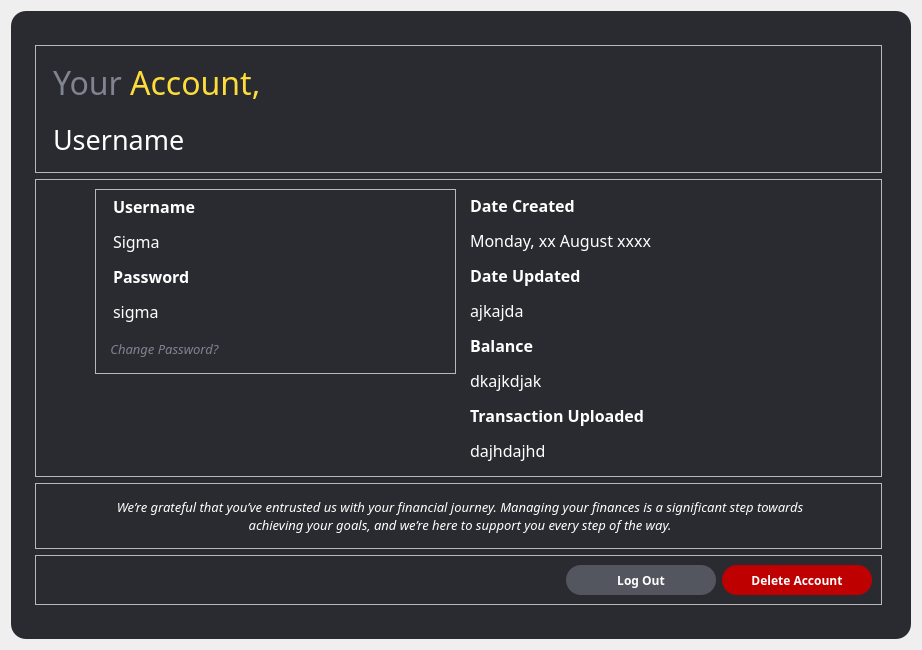
         <widget class="QWidget" name="profile">
          <layout class="QVBoxLayout" name="verticalLayout_11">
           <item alignment="Qt::AlignHCenter">
            <widget class="QFrame" name="profileFrame">
             <property name="minimumSize">
              <size>
               <width>900</width>
               <height>0</height>
              </size>
             </property>
             <property name="maximumSize">
              <size>
               <width>900</width>
               <height>800</height>
              </size>
             </property>
             <property name="styleSheet">
              <string notr="true">#profileFrame{
padding-left: 15px;      
   	padding-right: 20px;       
    padding-top: 25px;          
    padding-bottom: 25px;
background-color: rgb(42, 43, 48);
	border-radius: 15px;   
}
QLabel{
	background-color:none;
	padding:5px;
font-family:Poppins;
}
QFrame{
background-color:none;
}
#PF_changePassword {
    background-color: rgb(42, 43, 48);  /* Warna dasar tombol */
    color: #808390;  /* Warna teks abu-abu */
    border-radius: 5px;  /* Sudut melengkung */
    height: 30px;  /* Tinggi tombol */
    padding-left: 5px;  /* Padding di sebelah kiri */
}
#PF_logOut{
	color:rgb(255, 255, 255);
	background-color: rgb(84, 86, 95);
	border-radius:15px;
	height:30px;
}
#PF_deleteAccount{
background-color: rgb(190, 0, 0);
color:rgb(255, 255, 255);
	border-radius:15px;
	height:30px;
}
#PF_logOut:hover {
    background-color: #5a6268;  /* Darker gray on hover */
    color: white;  /* Keep text white */
}
#PF_deleteAccount:hover {
    background-color: #c82333;  /* Darker red on hover */
    color: white;  /* Keep text white */
}


</string>
             </property>
             <property name="frameShape">
              <enum>QFrame::StyledPanel</enum>
             </property>
             <property name="frameShadow">
              <enum>QFrame::Raised</enum>
             </property>
             <layout class="QVBoxLayout" name="verticalLayout_12">
              <item>
               <widget class="QFrame" name="PF_title">
                <property name="frameShape">
                 <enum>QFrame::StyledPanel</enum>
                </property>
                <property name="frameShadow">
                 <enum>QFrame::Raised</enum>
                </property>
                <layout class="QVBoxLayout" name="verticalLayout_14">
                 <item>
                  <widget class="QLabel" name="label_12">
                   <property name="font">
                    <font>
                     <family>Poppins</family>
                    </font>
                   </property>
                   <property name="text">
                    <string>&lt;html&gt;&lt;head/&gt;&lt;body&gt;&lt;p&gt;&lt;span style=&quot; font-size:24pt; color:#808390;&quot;&gt;Your &lt;/span&gt;&lt;span style=&quot; font-size:24pt; color:#fedd3b;&quot;&gt;Account,&lt;/span&gt;&lt;/p&gt;&lt;/body&gt;&lt;/html&gt;</string>
                   </property>
                  </widget>
                 </item>
                 <item>
                  <widget class="QLabel" name="PF_infoBanner">
                   <property name="sizePolicy">
                    <sizepolicy hsizetype="Maximum" vsizetype="Maximum">
                     <horstretch>0</horstretch>
                     <verstretch>0</verstretch>
                    </sizepolicy>
                   </property>
                   <property name="font">
                    <font>
                     <family>Poppins</family>
                    </font>
                   </property>
                   <property name="styleSheet">
                    <string notr="true">color: rgb(255, 255, 255);</string>
                   </property>
                   <property name="text">
                    <string>&lt;html&gt;&lt;head/&gt;&lt;body&gt;&lt;p&gt;&lt;span style=&quot; font-size:20pt;&quot;&gt;Username&lt;/span&gt;&lt;/p&gt;&lt;/body&gt;&lt;/html&gt;</string>
                   </property>
                  </widget>
                 </item>
                </layout>
               </widget>
              </item>
              <item>
               <widget class="QFrame" name="frame_9">
                <property name="frameShape">
                 <enum>QFrame::StyledPanel</enum>
                </property>
                <property name="frameShadow">
                 <enum>QFrame::Raised</enum>
                </property>
                <layout class="QHBoxLayout" name="horizontalLayout_9">
                 <item>
                  <spacer name="horizontalSpacer_7">
                   <property name="orientation">
                    <enum>Qt::Horizontal</enum>
                   </property>
                   <property name="sizeType">
                    <enum>QSizePolicy::Fixed</enum>
                   </property>
                   <property name="sizeHint" stdset="0">
                    <size>
                     <width>50</width>
                     <height>20</height>
                    </size>
                   </property>
                  </spacer>
                 </item>
                 <item alignment="Qt::AlignTop">
                  <widget class="QFrame" name="frame_12">
                   <property name="styleSheet">
                    <string notr="true"/>
                   </property>
                   <property name="frameShape">
                    <enum>QFrame::StyledPanel</enum>
                   </property>
                   <property name="frameShadow">
                    <enum>QFrame::Raised</enum>
                   </property>
                   <layout class="QVBoxLayout" name="verticalLayout_15">
                    <property name="topMargin">
                     <number>0</number>
                    </property>
                    <item alignment="Qt::AlignTop">
                     <widget class="QLabel" name="PF_usernamePassword">
                      <property name="text">
                       <string>&lt;html&gt;&lt;head/&gt;&lt;body&gt;&lt;p&gt;&lt;span style=&quot; font-size:12pt; font-weight:600; color:#ffffff;&quot;&gt;Username&lt;/span&gt;&lt;/p&gt;&lt;p&gt;&lt;span style=&quot; font-size:12pt; color:#ffffff;&quot;&gt;Sigma&lt;/span&gt;&lt;/p&gt;&lt;p&gt;&lt;span style=&quot; font-size:12pt; font-weight:600; color:#ffffff;&quot;&gt;Password&lt;/span&gt;&lt;/p&gt;&lt;p&gt;&lt;span style=&quot; font-size:12pt; color:#ffffff;&quot;&gt;sigma&lt;/span&gt;&lt;/p&gt;&lt;/body&gt;&lt;/html&gt;</string>
                      </property>
                      <property name="scaledContents">
                       <bool>false</bool>
                      </property>
                      <property name="wordWrap">
                       <bool>true</bool>
                      </property>
                     </widget>
                    </item>
                    <item alignment="Qt::AlignLeft">
                     <widget class="QPushButton" name="PF_changePassword">
                      <property name="sizePolicy">
                       <sizepolicy hsizetype="Minimum" vsizetype="Fixed">
                        <horstretch>0</horstretch>
                        <verstretch>0</verstretch>
                       </sizepolicy>
                      </property>
                      <property name="minimumSize">
                       <size>
                        <width>60</width>
                        <height>30</height>
                       </size>
                      </property>
                      <property name="maximumSize">
                       <size>
                        <width>300</width>
                        <height>16777215</height>
                       </size>
                      </property>
                      <property name="font">
                       <font>
                        <family>Poppins</family>
                        <pointsize>10</pointsize>
                        <italic>true</italic>
                       </font>
                      </property>
                      <property name="cursor">
                       <cursorShape>PointingHandCursor</cursorShape>
                      </property>
                      <property name="styleSheet">
                       <string notr="true"/>
                      </property>
                      <property name="text">
                       <string>Change Password?   </string>
                      </property>
                     </widget>
                    </item>
                   </layout>
                  </widget>
                 </item>
                 <item>
                  <widget class="QLabel" name="PF_information">
                   <property name="styleSheet">
                    <string notr="true">color: rgb(255, 255, 255);</string>
                   </property>
                   <property name="text">
                    <string>&lt;html&gt;&lt;head/&gt;&lt;body&gt;&lt;p&gt;&lt;span style=&quot; font-size:12pt; font-weight:600;&quot;&gt;Date Created&lt;/span&gt;&lt;/p&gt;&lt;p&gt;&lt;span style=&quot; font-size:12pt;&quot;&gt;Monday, xx August xxxx&lt;/span&gt;&lt;/p&gt;&lt;p&gt;&lt;span style=&quot; font-size:12pt; font-weight:600;&quot;&gt;Date Updated&lt;/span&gt;&lt;/p&gt;&lt;p&gt;&lt;span style=&quot; font-size:12pt;&quot;&gt;ajkajda&lt;/span&gt;&lt;/p&gt;&lt;p&gt;&lt;span style=&quot; font-size:12pt; font-weight:600;&quot;&gt;Balance&lt;/span&gt;&lt;/p&gt;&lt;p&gt;&lt;span style=&quot; font-size:12pt;&quot;&gt;dkajkdjak&lt;/span&gt;&lt;/p&gt;&lt;p&gt;&lt;span style=&quot; font-size:12pt; font-weight:600;&quot;&gt;Transaction Uploaded&lt;/span&gt;&lt;/p&gt;&lt;p&gt;&lt;span style=&quot; font-size:12pt;&quot;&gt;dajhdajhd&lt;/span&gt;&lt;/p&gt;&lt;/body&gt;&lt;/html&gt;</string>
                   </property>
                  </widget>
                 </item>
                 <item>
                  <spacer name="horizontalSpacer_11">
                   <property name="orientation">
                    <enum>Qt::Horizontal</enum>
                   </property>
                   <property name="sizeType">
                    <enum>QSizePolicy::Fixed</enum>
                   </property>
                   <property name="sizeHint" stdset="0">
                    <size>
                     <width>50</width>
                     <height>20</height>
                    </size>
                   </property>
                  </spacer>
                 </item>
                </layout>
               </widget>
              </item>
              <item>
               <widget class="QFrame" name="frame_14">
                <property name="sizePolicy">
                 <sizepolicy hsizetype="Preferred" vsizetype="Preferred">
                  <horstretch>0</horstretch>
                  <verstretch>0</verstretch>
                 </sizepolicy>
                </property>
                <property name="frameShape">
                 <enum>QFrame::StyledPanel</enum>
                </property>
                <property name="frameShadow">
                 <enum>QFrame::Raised</enum>
                </property>
                <layout class="QHBoxLayout" name="horizontalLayout_11">
                 <item>
                  <spacer name="horizontalSpacer_12">
                   <property name="orientation">
                    <enum>Qt::Horizontal</enum>
                   </property>
                   <property name="sizeType">
                    <enum>QSizePolicy::Fixed</enum>
                   </property>
                   <property name="sizeHint" stdset="0">
                    <size>
                     <width>50</width>
                     <height>20</height>
                    </size>
                   </property>
                  </spacer>
                 </item>
                 <item>
                  <widget class="QLabel" name="PF_thxMessage">
                   <property name="font">
                    <font>
                     <family>Poppins</family>
                     <pointsize>10</pointsize>
                    </font>
                   </property>
                   <property name="styleSheet">
                    <string notr="true">color: rgb(255, 255, 255);
</string>
                   </property>
                   <property name="text">
                    <string>&lt;html&gt;&lt;head/&gt;&lt;body&gt;&lt;p align=&quot;center&quot;&gt;&lt;span style=&quot; font-style:italic;&quot;&gt;We’re grateful that you’ve entrusted us with your financial journey. Managing your finances is a significant step towards achieving your goals, and we’re here to support you every step of the way.&lt;/span&gt;&lt;/p&gt;&lt;/body&gt;&lt;/html&gt;</string>
                   </property>
                   <property name="wordWrap">
                    <bool>true</bool>
                   </property>
                  </widget>
                 </item>
                 <item>
                  <spacer name="horizontalSpacer_13">
                   <property name="orientation">
                    <enum>Qt::Horizontal</enum>
                   </property>
                   <property name="sizeType">
                    <enum>QSizePolicy::Fixed</enum>
                   </property>
                   <property name="sizeHint" stdset="0">
                    <size>
                     <width>50</width>
                     <height>20</height>
                    </size>
                   </property>
                  </spacer>
                 </item>
                </layout>
               </widget>
              </item>
              <item>
               <widget class="QFrame" name="frame_15">
                <property name="frameShape">
                 <enum>QFrame::StyledPanel</enum>
                </property>
                <property name="frameShadow">
                 <enum>QFrame::Raised</enum>
                </property>
                <layout class="QHBoxLayout" name="horizontalLayout_10">
                 <item>
                  <spacer name="spacerrr">
                   <property name="orientation">
                    <enum>Qt::Horizontal</enum>
                   </property>
                   <property name="sizeHint" stdset="0">
                    <size>
                     <width>40</width>
                     <height>20</height>
                    </size>
                   </property>
                  </spacer>
                 </item>
                 <item>
                  <widget class="QPushButton" name="PF_logOut">
                   <property name="sizePolicy">
                    <sizepolicy hsizetype="Minimum" vsizetype="Fixed">
                     <horstretch>0</horstretch>
                     <verstretch>0</verstretch>
                    </sizepolicy>
                   </property>
                   <property name="minimumSize">
                    <size>
                     <width>150</width>
                     <height>30</height>
                    </size>
                   </property>
                   <property name="font">
                    <font>
                     <family>Poppins</family>
                     <pointsize>9</pointsize>
                     <weight>75</weight>
                     <bold>true</bold>
                    </font>
                   </property>
                   <property name="cursor">
                    <cursorShape>PointingHandCursor</cursorShape>
                   </property>
                   <property name="styleSheet">
                    <string notr="true"/>
                   </property>
                   <property name="text">
                    <string>Log Out</string>
                   </property>
                  </widget>
                 </item>
                 <item>
                  <widget class="QPushButton" name="PF_deleteAccount">
                   <property name="minimumSize">
                    <size>
                     <width>150</width>
                     <height>30</height>
                    </size>
                   </property>
                   <property name="font">
                    <font>
                     <family>Poppins</family>
                     <pointsize>9</pointsize>
                     <weight>75</weight>
                     <bold>true</bold>
                    </font>
                   </property>
                   <property name="cursor">
                    <cursorShape>PointingHandCursor</cursorShape>
                   </property>
                   <property name="styleSheet">
                    <string notr="true"/>
                   </property>
                   <property name="text">
                    <string>Delete Account</string>
                   </property>
                  </widget>
                 </item>
                </layout>
               </widget>
              </item>
             </layout>
            </widget>
           </item>
          </layout>
         </widget>
